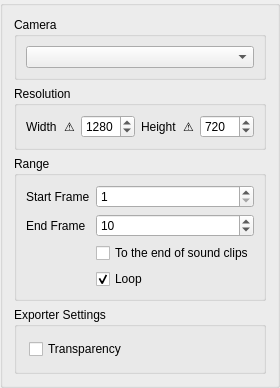
<?xml version="1.0" encoding="UTF-8"?>
<ui version="4.0">
 <class>ExportMovieOptions</class>
 <widget class="QGroupBox" name="ExportMovieOptions">
  <property name="sizePolicy">
   <sizepolicy hsizetype="Preferred" vsizetype="Preferred">
    <horstretch>0</horstretch>
    <verstretch>0</verstretch>
   </sizepolicy>
  </property>
  <layout class="QVBoxLayout" name="verticalLayout">
   <item>
    <widget class="QGroupBox" name="cameraGroupBox">
     <property name="title">
      <string>Camera</string>
     </property>
     <layout class="QHBoxLayout" name="horizontalLayout_3">
      <item>
       <widget class="QComboBox" name="cameraCombo"/>
      </item>
     </layout>
    </widget>
   </item>
   <item>
    <widget class="QGroupBox" name="resolutionGroupBox">
     <property name="title">
      <string>Resolution</string>
     </property>
     <layout class="QHBoxLayout" name="horizontalLayout" stretch="1,0,1,1,0,1">
      <property name="spacing">
       <number>6</number>
      </property>
      <property name="leftMargin">
       <number>9</number>
      </property>
      <property name="topMargin">
       <number>9</number>
      </property>
      <property name="rightMargin">
       <number>9</number>
      </property>
      <property name="bottomMargin">
       <number>9</number>
      </property>
      <item>
       <widget class="QLabel" name="label">
        <property name="sizePolicy">
         <sizepolicy hsizetype="Minimum" vsizetype="Preferred">
          <horstretch>0</horstretch>
          <verstretch>0</verstretch>
         </sizepolicy>
        </property>
        <property name="text">
         <string>Width</string>
        </property>
       </widget>
      </item>
      <item>
       <widget class="QLabel" name="unevenWidthLabel">
        <property name="toolTip">
         <string>The MP4 format does not support odd width. Please specify an even width or use a different file format.</string>
        </property>
        <property name="text">
         <string notr="true">⚠</string>
        </property>
       </widget>
      </item>
      <item>
       <widget class="QSpinBox" name="widthSpinBox">
        <property name="maximum">
         <number>9999</number>
        </property>
        <property name="value">
         <number>1280</number>
        </property>
       </widget>
      </item>
      <item>
       <widget class="QLabel" name="label_2">
        <property name="sizePolicy">
         <sizepolicy hsizetype="Minimum" vsizetype="Preferred">
          <horstretch>0</horstretch>
          <verstretch>0</verstretch>
         </sizepolicy>
        </property>
        <property name="text">
         <string>Height</string>
        </property>
       </widget>
      </item>
      <item>
       <widget class="QLabel" name="unevenHeightLabel">
        <property name="toolTip">
         <string>The MP4 format does not support odd height. Please specify an even height or use a different file format.</string>
        </property>
        <property name="text">
         <string notr="true">⚠</string>
        </property>
       </widget>
      </item>
      <item>
       <widget class="QSpinBox" name="heightSpinBox">
        <property name="maximum">
         <number>9999</number>
        </property>
        <property name="value">
         <number>720</number>
        </property>
       </widget>
      </item>
     </layout>
    </widget>
   </item>
   <item>
    <widget class="QGroupBox" name="frameRangeGroupBox">
     <property name="title">
      <string>Range</string>
     </property>
     <layout class="QGridLayout" name="gridLayout_2">
      <property name="leftMargin">
       <number>9</number>
      </property>
      <property name="topMargin">
       <number>9</number>
      </property>
      <property name="rightMargin">
       <number>9</number>
      </property>
      <property name="bottomMargin">
       <number>9</number>
      </property>
      <property name="spacing">
       <number>6</number>
      </property>
      <item row="0" column="1">
       <widget class="QSpinBox" name="startSpinBox">
        <property name="minimum">
         <number>1</number>
        </property>
        <property name="maximum">
         <number>99999</number>
        </property>
        <property name="value">
         <number>1</number>
        </property>
       </widget>
      </item>
      <item row="1" column="0">
       <widget class="QLabel" name="endLabel">
        <property name="sizePolicy">
         <sizepolicy hsizetype="Minimum" vsizetype="Preferred">
          <horstretch>0</horstretch>
          <verstretch>0</verstretch>
         </sizepolicy>
        </property>
        <property name="toolTip">
         <string>The last frame you want to include in the exported movie</string>
        </property>
        <property name="text">
         <string>End Frame</string>
        </property>
       </widget>
      </item>
      <item row="0" column="0">
       <widget class="QLabel" name="startLabel">
        <property name="sizePolicy">
         <sizepolicy hsizetype="Minimum" vsizetype="Preferred">
          <horstretch>0</horstretch>
          <verstretch>0</verstretch>
         </sizepolicy>
        </property>
        <property name="toolTip">
         <string>The first frame you want to include in the exported movie</string>
        </property>
        <property name="text">
         <string>Start Frame</string>
        </property>
       </widget>
      </item>
      <item row="2" column="1">
       <widget class="QCheckBox" name="frameCheckBox">
        <property name="sizePolicy">
         <sizepolicy hsizetype="Preferred" vsizetype="Preferred">
          <horstretch>0</horstretch>
          <verstretch>0</verstretch>
         </sizepolicy>
        </property>
        <property name="toolTip">
         <string>&lt;html&gt;&lt;head/&gt;&lt;body&gt;&lt;p&gt;End frame is set to last paintable keyframe (Useful when you only want to export to the last animated frame)&lt;/p&gt;&lt;/body&gt;&lt;/html&gt;</string>
        </property>
        <property name="whatsThis">
         <string/>
        </property>
        <property name="text">
         <string>To the end of sound clips</string>
        </property>
       </widget>
      </item>
      <item row="1" column="1">
       <widget class="QSpinBox" name="endSpinBox">
        <property name="minimum">
         <number>1</number>
        </property>
        <property name="maximum">
         <number>999999</number>
        </property>
        <property name="value">
         <number>10</number>
        </property>
       </widget>
      </item>
      <item row="3" column="1">
       <widget class="QCheckBox" name="loopCheckBox">
        <property name="enabled">
         <bool>true</bool>
        </property>
        <property name="toolTip">
         <string>GIF and APNG only</string>
        </property>
        <property name="text">
         <string>Loop</string>
        </property>
        <property name="checked">
         <bool>true</bool>
        </property>
       </widget>
      </item>
     </layout>
    </widget>
   </item>
   <item>
    <widget class="QGroupBox" name="exporterGroupBox">
     <property name="title">
      <string>Exporter Settings</string>
     </property>
     <layout class="QVBoxLayout" name="verticalLayout_3">
      <property name="leftMargin">
       <number>12</number>
      </property>
      <property name="topMargin">
       <number>12</number>
      </property>
      <property name="rightMargin">
       <number>12</number>
      </property>
      <property name="bottomMargin">
       <number>12</number>
      </property>
      <item>
       <widget class="QCheckBox" name="transparencyCheckBox">
        <property name="toolTip">
         <string>WebM and APNG only</string>
        </property>
        <property name="text">
         <string>Transparency</string>
        </property>
       </widget>
      </item>
     </layout>
    </widget>
   </item>
  </layout>
 </widget>
 <tabstops>
  <tabstop>cameraCombo</tabstop>
  <tabstop>widthSpinBox</tabstop>
  <tabstop>heightSpinBox</tabstop>
  <tabstop>startSpinBox</tabstop>
  <tabstop>endSpinBox</tabstop>
  <tabstop>frameCheckBox</tabstop>
  <tabstop>loopCheckBox</tabstop>
  <tabstop>transparencyCheckBox</tabstop>
 </tabstops>
 <resources/>
 <connections/>
</ui>
